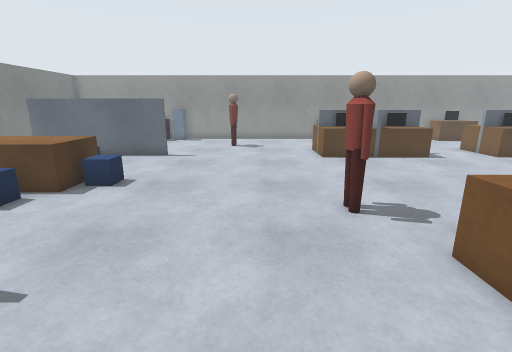
view 1 (above)

19 first-person views from a walk through a world built for the Gazebo simulator. The camera is 1.3 m above the floor, tilts 14° down and sees 85° across. The floor is counted in squares, 0.5 m on a side. Each view is taken from the middle of a square. On the plan, view 1 faces up. The plan holds only what a view shows up to about 19 squares ahead; the rest is blank. Robots are left out. Some stock models are drawn as simple stand-ins.

view 2
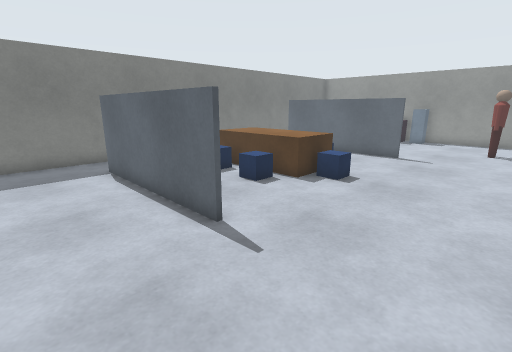

view 3
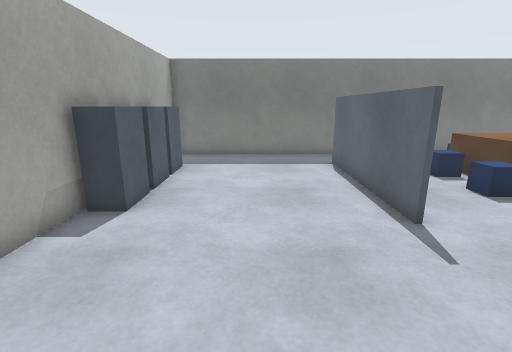

view 4
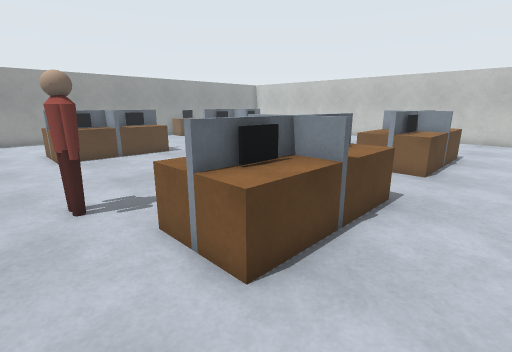

view 5
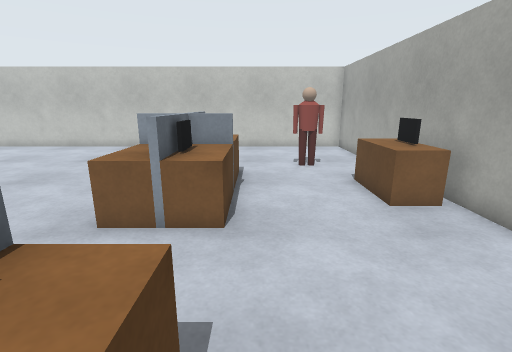

view 6
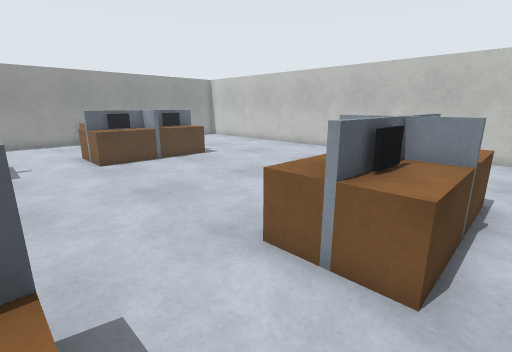

view 7
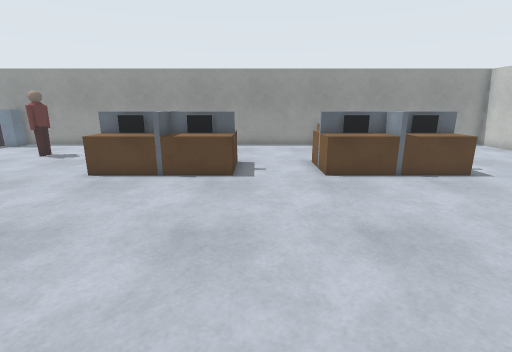

view 8
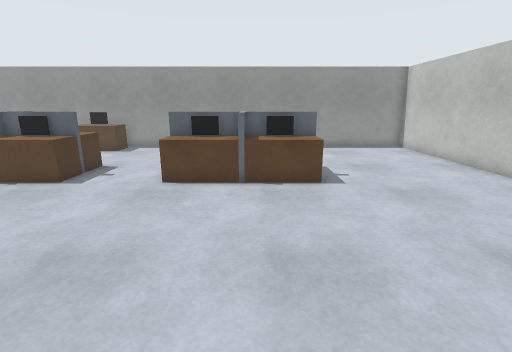

view 9
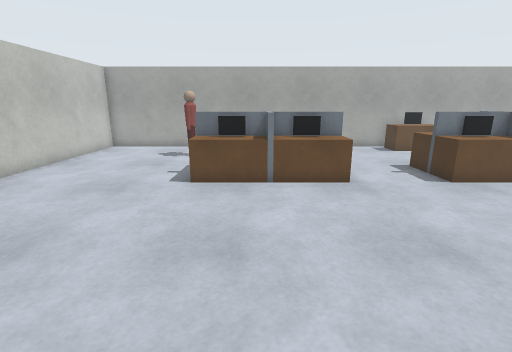

view 10
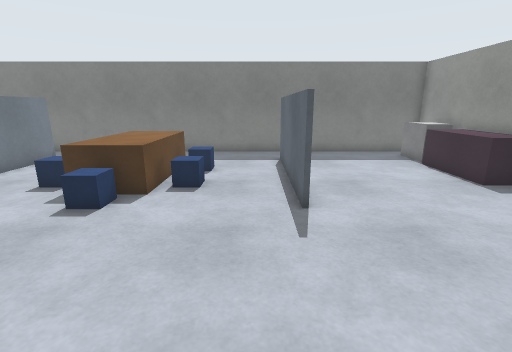

view 11
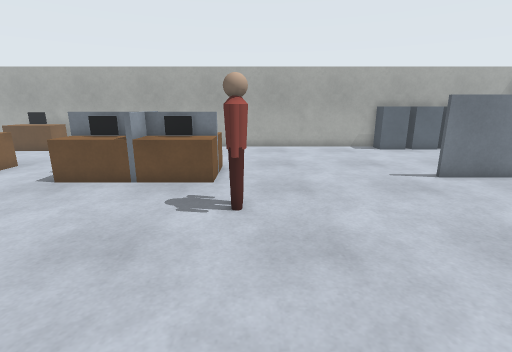

view 12
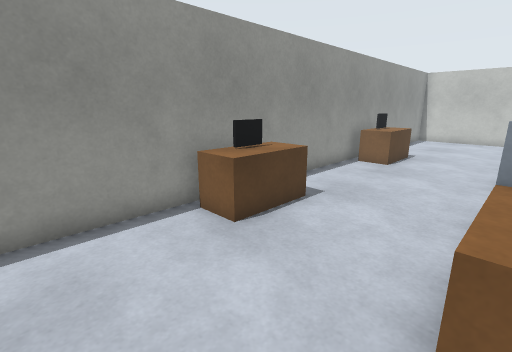

view 13
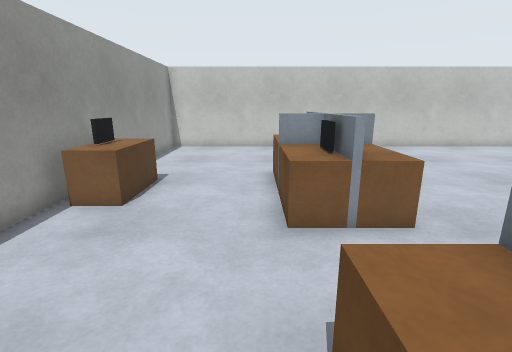

view 14
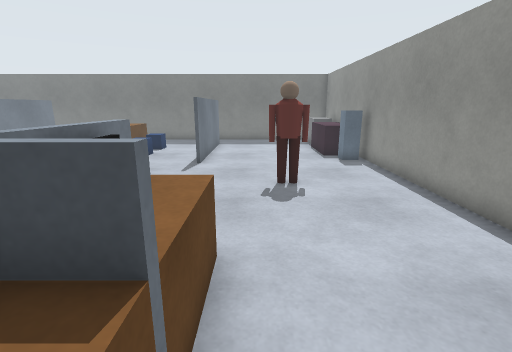

view 15
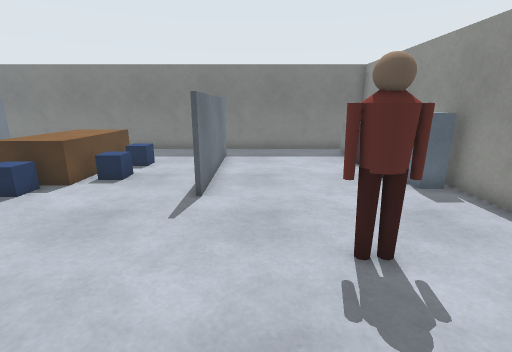

view 16
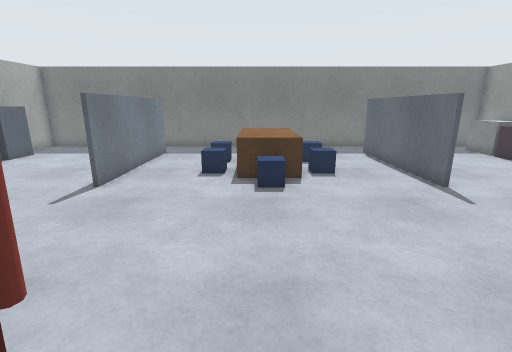

view 17
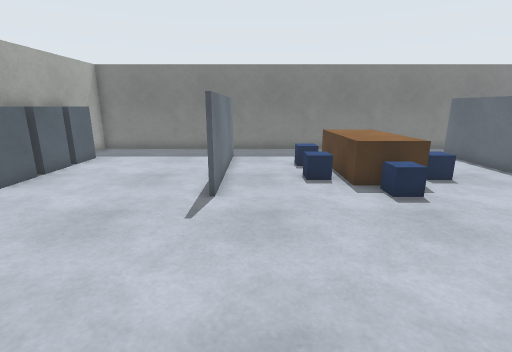

view 18
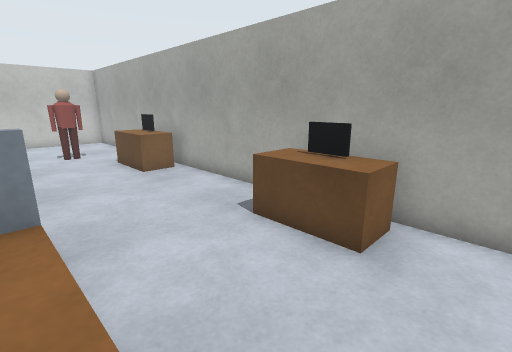

view 19
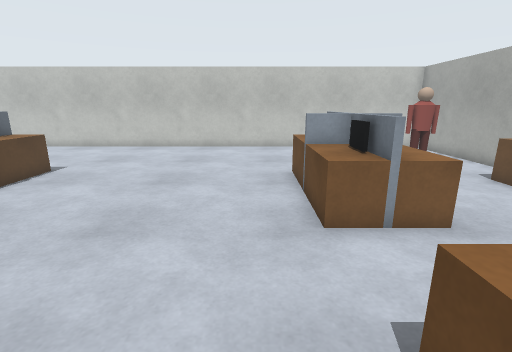

### Floor plan
Points are (right, up) in squares from view 1. A wall is a line through its corners. A room is listed if a view was taken in it or the views show most of it. See-through windows are left out.
Room 1 (views 1, 2, 3, 4, 5, 6, 7, 8, 9, 10, 11, 12, 13, 14, 15, 16, 17, 18, 19)
walls: (9.1, 15.8) (8.4, 15.8); (8.4, 3.2) (9.1, 3.2); (9.1, 3) (8.4, 3); (-4.9, 15.2) (-12.1, 15.2); (-4.9, 3.6) (-12.1, 3.6); (-12.1, 15.4) (-4.9, 15.4); (-12.1, 3.8) (-4.9, 3.8); (25.5, 23.5) (-14.5, 23.5) (-14.5, -4.5) (25.5, -4.5) (25.5, 23.5)
objects: grey box (-13, 22) to (-11, 23); other object (-12, 9) to (-11, 10); filing cabinet (-11, -4) to (-10, -4); blue box (-10, 7) to (-9, 8); brown box (-10, 9) to (-7, 10); blue box (-10, 12) to (-9, 12); magenta box (-10, 22) to (-7, 23); filing cabinet (-9, -4) to (-8, -4); filing cabinet (-7, -4) to (-6, -4); blue box (-7, 7) to (-7, 8); blue box (-7, 12); blue box (-6, 9) to (-5, 10); blue box (-6, 23); person (-2, 19) to (-1, 20); person (2, 6) to (3, 7); brown box (4, 2) to (9, 4); brown box (4, 15) to (9, 17); brown box (5, -4) to (7, -3); black box (5, 3); black box (5, 16); brown box (5, 22) to (7, 23); black box (6, -4) to (7, -4); black box (6, 23) to (7, 23); black box (8, 16); brown box (13, 2) to (18, 4); brown box (13, 15) to (18, 17); brown box (14, -4) to (17, -3); black box (14, 3); black box (14, 16); brown box (14, 22) to (17, 23); black box (15, -4) to (16, -4); black box (15, 23) to (16, 23); black box (17, 16); person (19, -2) to (20, -1)

Positions as (right, up) in squares from view 1, and headings:
1: (0, 0), facing up
2: (0, 0), facing up-left
3: (1, 0), facing left
4: (1, -1), facing up-right
5: (7, 1), facing right
6: (9, 1), facing up-right
7: (10, 4), facing up
8: (16, 5), facing up
9: (16, 14), facing down
10: (2, 14), facing left
11: (2, 14), facing down
12: (1, 17), facing up-right
13: (7, 18), facing right
14: (8, 18), facing left
15: (3, 17), facing left
16: (4, 9), facing left
17: (3, 5), facing left
18: (3, 2), facing down-right
19: (7, 6), facing right
